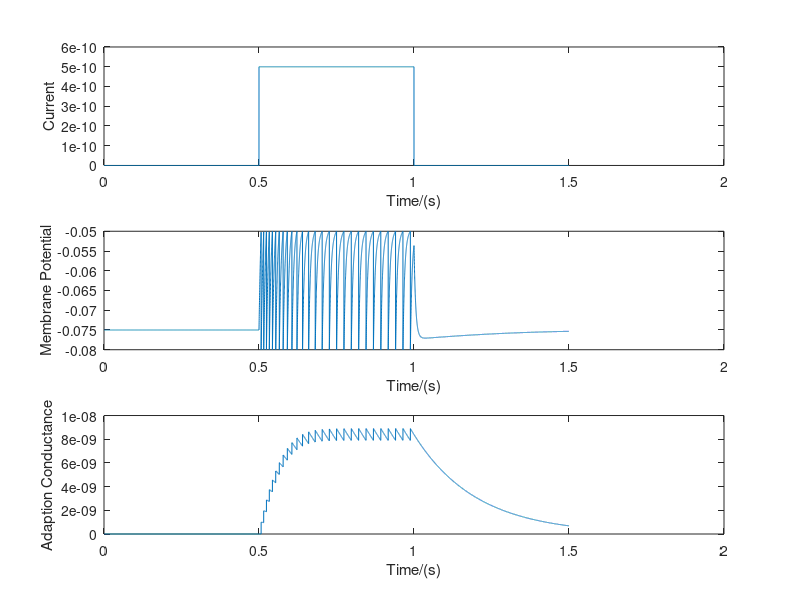

The MATLAB script that drew this image:
clear
%Parameters
E_L = -75E-3;
V_th = -50E-3;
V_reset = -80E-3;
R_m = 100E6;
C_m = 100E-12;
E_K = -80E-3;
DeltaG_sra = 1E-9;
tau_sra = 200E-3;
I_0 = 0;

%time vector
dt = 0.1E-3;t_max = 1.5;
t = [0:dt:t_max];

V = zeros(size(t));
V(1) = E_L;
G_sra = zeros(size(t));
G_sra(1) = 0;

%I_0 = 500E-9;
I_app = zeros(size(t));

for n = 2:length(t)
    if  (n/length(t))> (1/3) && (n/length(t))<(2/3)
        I_0 = 500E-12;
    else
        I_0 = 0;
    end
    I_app(n) = I_0;
    V(n) = V(n-1) + ((E_L - V(n-1))/(R_m*C_m) + G_sra(n-1)*(E_K-V(n-1))/C_m + I_app(n-1)/C_m)*dt;
    G_sra(n) = (-G_sra(n-1)/tau_sra)*dt + G_sra(n-1);
    if V(n) > V_th
        V(n) = V_reset;
        G_sra(n) = G_sra(n) + DeltaG_sra;
    end
    
end

subplot(3,1,1);
plot(t,I_app);
xlabel('Time/(s)');
ylabel('Current')

subplot(3,1,2);
plot(t,V);
xlabel('Time/(s)');
ylabel('Membrane Potential');

subplot(3,1,3);
plot(t,G_sra);
xlabel('Time/(s)');
ylabel('Adaption Conductance');


